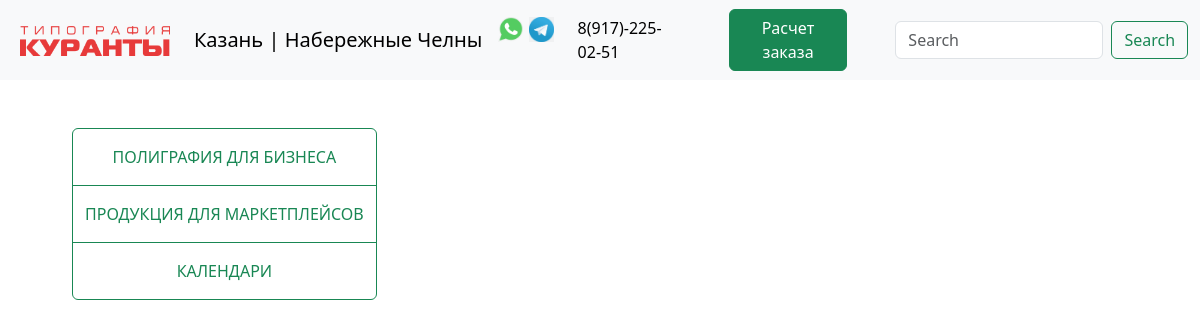
Before: / with the older database file.
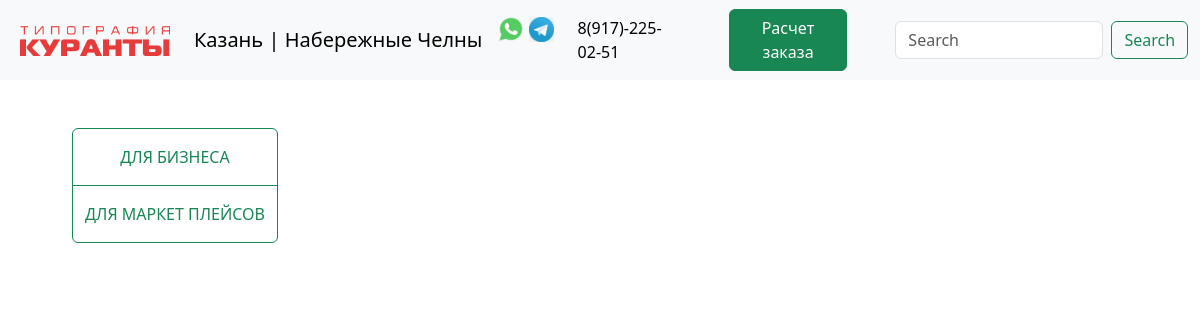
After: the same page with the newer database file.
### Kuaranti/models.py (models this page shows, shortened)
class Category(models.Model):
    name = models.CharField(max_length=150, verbose_name='Название')
    class Meta:
        verbose_name = 'Категория'
        verbose_name_plural = 'Категории'

### Kuaranti/views.py (the view)
# urls.py: path('', index, name='main_page'),
def index(requests):
    categories = Category.objects.all()
    print(type(categories))
    return render(requests, 'main_page.html', {'categories': categories})

### templates/main_page.html (shortened to what this page needs)
<!DOCTYPE html>
{% load static %}
<html lang="en">
<head>
    <link href="https://cdn.jsdelivr.net/npm/bootstrap@5.3.3/dist/css/bootstrap.min.css" rel="stylesheet"
>
</head>
<body>
<nav class="navbar navbar-expand-lg bg-body-tertiary">
    <div class="container-fluid">
        <a class="navbar-brand" href="#">
            <img src="{% static 'image/logo_new.png/' %}" alt="" class="mx-2" width="150" height="30">
        </a>
        <a class="navbar-brand" href="#">Казань | Набережные Челны</a>
        <div class="collapse navbar-collapse" id="navbarNavAltMarkup">
            <div class="navbar-nav">
                <a class="navbar-brand" href="#">
                    <img src="{% static 'image/whatsapp.png/' %}" alt="" width="25" height="25">
                    <img src="{% static 'image/telegram.png/' %}" alt="" width="25" height="25">
                    <a class="nav-link active" aria-current="page" href="#">8(917)-225-02-51</a>
                </a>
            </div>
        </div>
        <button type="button" class="btn btn-success mx-5 ">Расчет заказа</button>
        <form class="d-flex" role="search">
            <input class="form-control me-2" type="search" placeholder="Search" aria-label="Search">
            <button class="btn btn-outline-success" type="submit">Search</button>
        </form>
    </div>
</nav>
<div class="container px-4 m-5">
    <div class="row gx-5">
        <div class="col">
            <div class="btn-group-vertical" role="group" aria-label="Vertical radio toggle button group">
                {% for category in categories %}
                <a href="{% url 'category_detail' category.id %}" class="btn btn-outline-success px-6 py-3">{{category.name }}</a>
                {% endfor %}
            </div>
        </div>
    </div>
</div>
</body>
</html>

Changed rows visible on the page:
removed Category: name "КАЛЕНДАРИ"
changed Category: name "ПОЛИГРАФИЯ ДЛЯ БИЗНЕСА" → "ДЛЯ БИЗНЕСА"
changed Category: name "ПРОДУКЦИЯ ДЛЯ МАРКЕТПЛЕЙСОВ" → "ДЛЯ МАРКЕТ ПЛЕЙСОВ"
